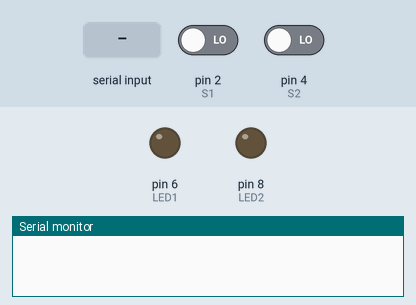
This sketch was run on a simulated Arduino Uno, built with avr-gcc and run on an emulated ATmega328P. Parts: output pins drawn as LEDs (lit = HIGH), the last lines printed to the serial monitor. Dashed ring = blinking. Inputs (shaded band) come from the test bench; at power-on: pin 2 (S1) LOW, pin 4 (S2) LOW.

Above: at 1.2 s.
1.3 s: "B" received over Serial
At 1.42 s:
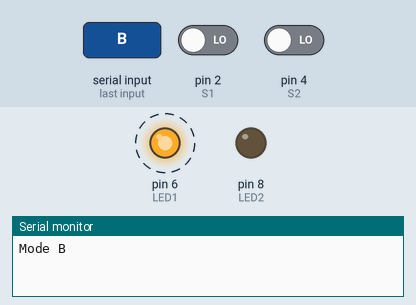
4.3 s: "A" received over Serial
At 4.8 s:
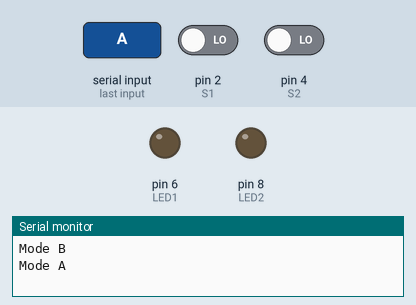
5.8 s: pin 2 (S1) driven HIGH
At 6.2 s:
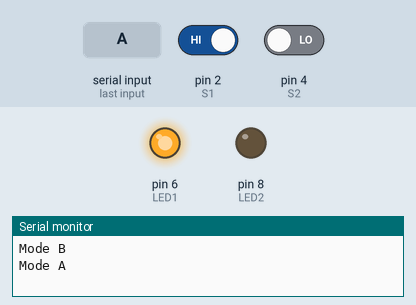
8.8 s: pin 2 (S1) driven LOW
At 9.4 s:
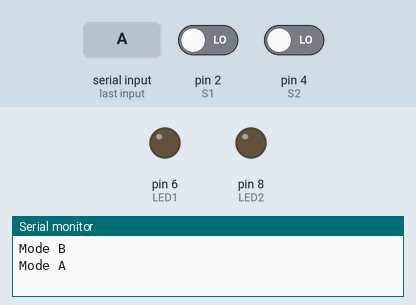
Timing chart, 0 to 11.8 s (numbered marks = the images above; inputs shaded):
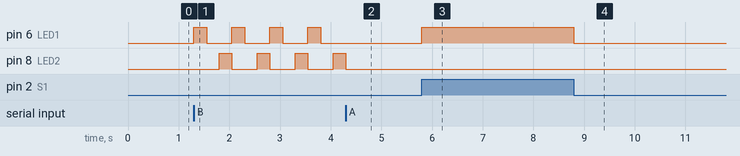

The sketch:

Tugas_Prak_MCU_5.4.ino
```cpp
const int S1 = 2;
const int S2 = 4;
const int LED1 = 6;
const int LED2 = 8;

char mode = 'A';

void setup() {
  pinMode(S1, INPUT);
  pinMode(S2, INPUT);
  pinMode(LED1, OUTPUT);
  pinMode(LED2, OUTPUT);
  Serial.begin(9600);
}

void loop() {
  if (Serial.available() > 0) {
    mode = Serial.read();
    Serial.print("Mode ");
    Serial.println(mode);
    digitalWrite(LED1, LOW);
    digitalWrite(LED2, LOW);
  }

  if (mode == 'A') {
    if (digitalRead(S1) == HIGH) {
      digitalWrite(LED1, HIGH);
      delay(250);
      digitalWrite(LED1, LOW);
    }
    if (digitalRead(S2) == HIGH) {
      digitalWrite(LED2, HIGH);
      delay(250);
      digitalWrite(LED2, LOW);
    }
  } else if (mode == 'B') {
    digitalWrite(LED1, HIGH);
    delay(250);
    digitalWrite(LED1, LOW);
    delay(250);
    digitalWrite(LED2, HIGH);
    delay(250);
    digitalWrite(LED2, LOW);
  } else if (mode == 'C') {
    digitalWrite(LED1, LOW);
    digitalWrite(LED2, LOW);
  }
}

//TUGAS PRAK 5.4
```

Measured:
- after the input at 1.3 s, pin 6 (LED1): alternates HIGH for 0.25 s and LOW for 0.50 s, starting at once; pin 8 (LED2): alternates HIGH for 0.25 s and LOW for 0.50 s, starting after 0.50 s
- after the input at 4.3 s, pin 6 (LED1): stops changing and stays LOW; pin 8 (LED2): goes on until 4.3 s, then stays LOW
- after the input at 5.8 s, pin 6 (LED1): LOW → HIGH at once
- after the input at 8.8 s, pin 6 (LED1): HIGH → LOW at once
